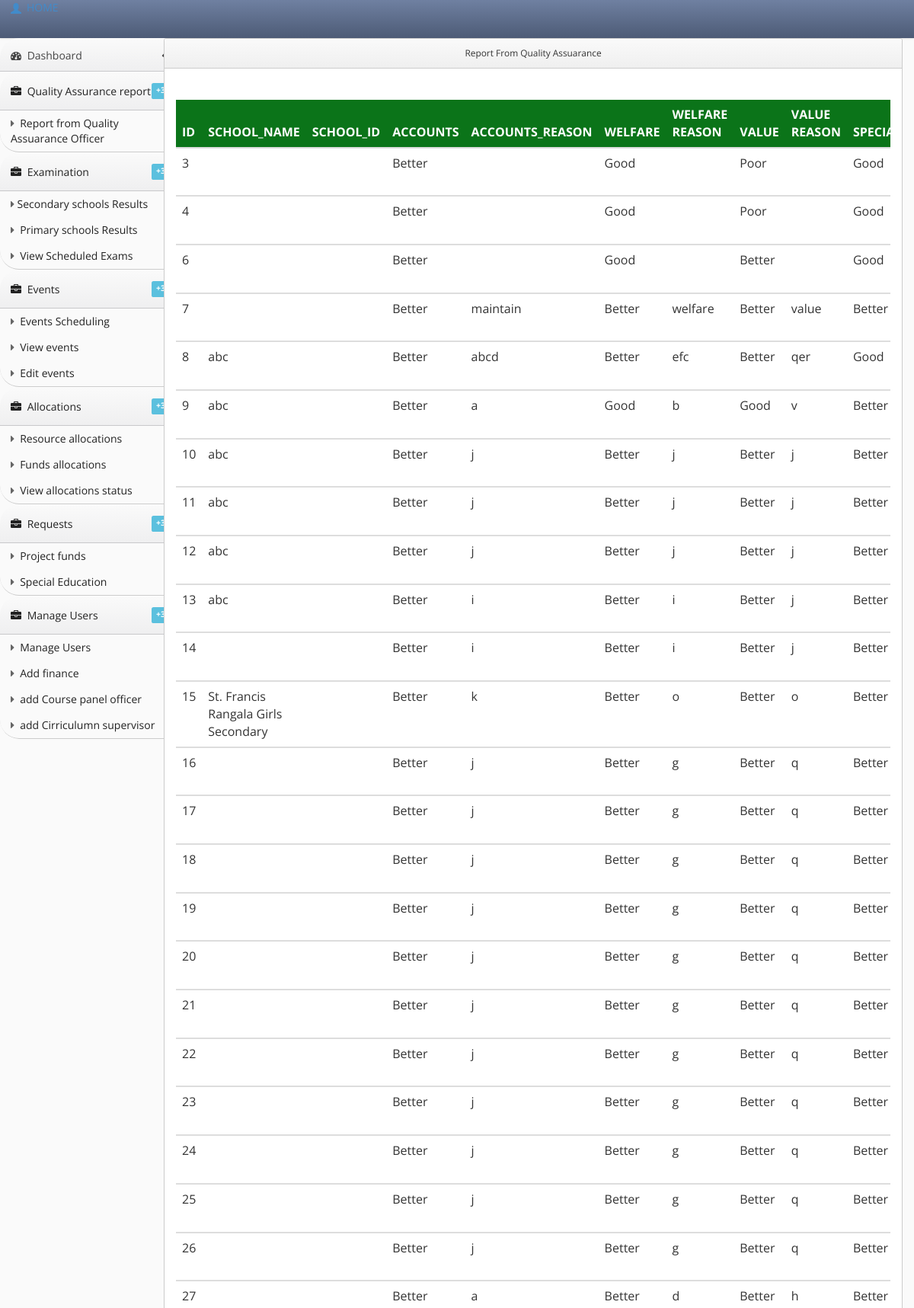
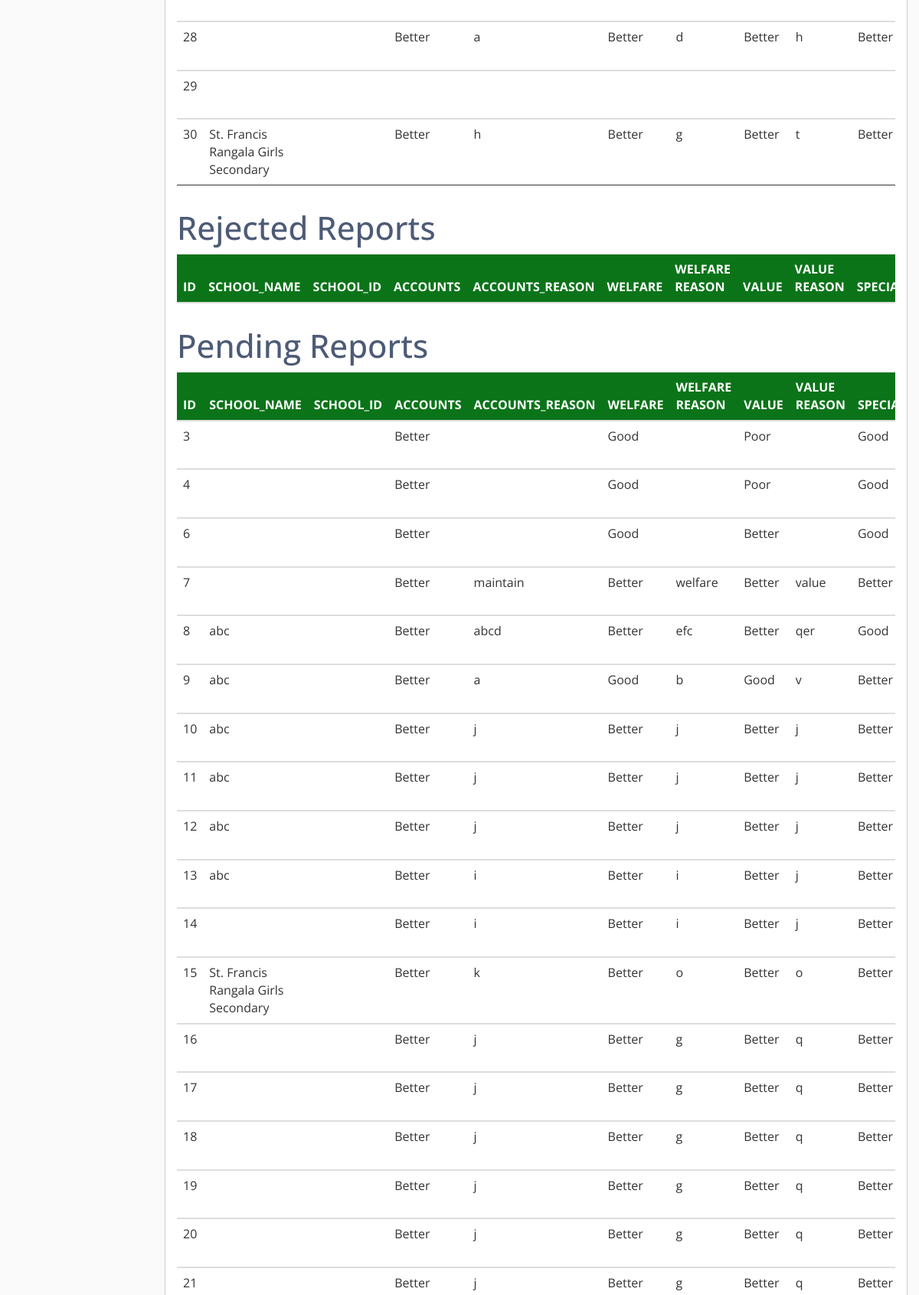
/Admin/staff.php (signed in, upper part), run on the app's committed database (2 pictures, top to bottom).
### tables this page shows
CREATE TABLE `quality` (
  `id` int(11) NOT NULL,
  `school_name` varchar(50) NOT NULL DEFAULT 'abc',
  `accounts` varchar(6) NOT NULL,
  `Accounts_reason` varchar(50) NOT NULL,
  `welfare` varchar(6) NOT NULL,
  `welfare_reason` varchar(50) NOT NULL,
  `value` varchar(6) NOT NULL,
  `value_reason` varchar(50) NOT NULL,
  `special` varchar(6) NOT NULL,
  `special_reason` varchar(50) NOT NULL,
  `adopted` varchar(6) NOT NULL,
  `adopted_reason` varchar(50) NOT NULL,
  `standards` varchar(6) NOT NULL,
  `standard_reason` varchar(50) NOT NULL,
  `professionality` varchar(6) NOT NULL,
  `professionality_reason` varchar(50) NOT NULL,
  `resources` varchar(6) NOT NULL,
  `resources_reason` varchar(50) NOT NULL,
  `management` varchar(6) NOT NULL,
  `management_reason` varchar(50) NOT NULL,
  `competence` varchar(6) NOT NULL,
  `competence_reason` varchar(50) NOT NULL,
  `training` varchar(6) NOT NULL,
  `training_reason` varchar(50) NOT NULL,
  `reg_date` date NOT NULL,
  `status` enum('pending','rejected','received') NOT NULL DEFAULT 'pending'
);

### Admin/staff.php (the view, shortened to what this page needs)
<?php
  include('sidenav.php');
  ?>
  <!DOCTYPE html>
  <html>
  <head>
    <link rel="stylesheet" type="text/css" href="css/css/bootstrap.min.css">
    <link rel="stylesheet" type="text/css" href="css/style.css">
  <link rel="stylesheet" type="text/css" href="lib/bootstrap/css/bootstrap.css">
  <link rel="stylesheet" href="lib/font-awesome/css/font-awesome.css">
  <link rel="stylesheet" type="text/css" href="stylesheets/theme.css">
  <link rel="stylesheet" type="text/css" href="stylesheets/premium.css">
  </head>
  <body class=" theme-blue">
  </head>
  <body>
  <div class="content-wrapper">
    <div class="container-fluid" style="float: center">
    <div class="row">
      <div class="col-sm-2"></div>
      <div class="col-sm-10">
      <div class="panel panel-success">
          <div class="panel-heading"><center>Report From Quality Assuarance</center></div>
             <div class="col-sm-6">
  </div>
          <div class="panel-body">
            <fieldset>
             <div class="table-responsive ps">
           <table id="quality" class="table table-responsive ps ">
                        <thead>
                          <tr><th>ID</th><th>SCHOOL_NAME</th><th>SCHOOL_ID</th><th>ACCOUNTS</th><th>ACCOUNTS_REASON</th><th>WELFARE</th><th>WELFARE REASON</th><th>VALUE</th><th>VALUE REASON</th><th>SPECIAL</th></tr>
                        </thead>
                        <?php
                    $result=$mysqli->query("select * from quality" )or die($mysqli->error);
                    while($row=$result->fetch_assoc())
                    {
                      echo
                      "
                      <tbody>
                      <td>".$row['id']."</td>
                      <td>".$row['school_name']."</td>
                      <td>".$row['school_id']."</td>
                      <td>".$row['accounts']."</td>
                      <td>".$row['Accounts_reason']."</td>
                      <td>".$row['welfare']."</td>
                      <td>".$row['welfare_reason']."</td>
                      <td>".$row['value']."</td>
                      <td>".$row['value_reason']."</td>
                      <td>".$row['special']."</td>
                      <td>".$row['special_reason']."</td>
                      <td>".$row['adopted']."</td>
                      <td>".$row['adopted_reason']."</td>
                      <td>".$row['standards']."</td>
                      <td>".$row['standard_reason']."</td>
                      <td>".$row['professionality']."</td>
                      <td>".$row['professionality_reason']."</td>
                      <td>".$row['resources']."</td>
                      <td>".$row['resources_reason']."</td>
                      <td>".$row['management']."</td>
                      <td>".$row['management_reason']."</td>
                      <td>".$row['competence']."</td>
                      <td>".$row['competence_reason']."</td>
                      <td>".$row['training']."</td>
                      <td>".$row['training_reason']."</td>
                      <td>".$row['reg_date']."</td>
                        <td>".$row['status']."</td>
                 <td class='btn btn-info'><a href='staff.php?asid=$row[id]' >Receive<a> </td>
                     </tbody>
                      "
                    ;}
              ?>
  </table>
 <div class="table-responsive ps">
     <h1>Rejected Reports</h1>
           <table id="quality" class="table table-responsive ps ">
                        <thead>
                          <tr><th>ID</th><th>SCHOOL_NAME</th><th>SCHOOL_ID</th><th>ACCOUNTS</th><th>ACCOUNTS_REASON</th><th>WELFARE</th><th>WELFARE REASON</th><th>VALUE</th><th>VALUE REASON</th><th>SPECIAL</th></tr>
                        </thead>
  </table>
 <div class="table-responsive ps">
     <h1>Pending Reports</h1>
           <table id="quality" class="table table-responsive ps ">
                        <thead>
                          <tr><th>ID</th><th>SCHOOL_NAME</th><th>SCHOOL_ID</th><th>ACCOUNTS</th><th>ACCOUNTS_REASON</th><th>WELFARE</th><th>WELFARE REASON</th><th>VALUE</th><th>VALUE REASON</th><th>SPECIAL</th></tr>
                        </thead>
                        <?php
                    $result=$mysqli->query("select * from quality")or die($mysqli->error);
                    while($row=$result->fetch_assoc())
                    {
                      echo
                      "
                      <tbody>
                      <td>".$row['id']."</td>
                      <td>".$row['school_name']."</td>
                      <td>".$row['school_id']."</td>
                      <td>".$row['accounts']."</td>
                      <td>".$row['Accounts_reason']."</td>
                      <td>".$row['welfare']."</td>
                      <td>".$row['welfare_reason']."</td>
                      <td>".$row['value']."</td>
                      <td>".$row['value_reason']."</td>
                      <td>".$row['special']."</td>
                      <td>".$row['special_reason']."</td>
                      <td>".$row['adopted']."</td>
                      <td>".$row['adopted_reason']."</td>
                      <td>".$row['standards']."</td>
                      <td>".$row['standard_reason']."</td>
                      <td>".$row['professionality']."</td>
                      <td>".$row['professionality_reason']."</td>
                      <td>".$row['resources']."</td>
                      <td>".$row['resources_reason']."</td>
                      <td>".$row['management']."</td>
                      <td>".$row['management_reason']."</td>
                      <td>".$row['competence']."</td>
                      <td>".$row['competence_reason']."</td>
                      <td>".$row['training']."</td>
                      <td>".$row['training_reason']."</td>
                      <td>".$row['reg_date']."</td>
                        <td>".$row['status']."</td>
                 <td class='btn btn-info'><a href='staff.php?asid=$row[id]' >Receive<a> </td>
                     </tbody>
                      "
                    ;}
              ?>
  </table>
      </div>
    </div>
  </div>
  </div>
  </body>
  </html>

### Admin/stylesheets/theme.css (style rules this page uses)
body { background: #fafafa; background-position: initial initial; background-repeat: initial initial; margin: 0px; padding: 0px; }
body, h1, h2, h3, h4, h5, h6, p, a, .h1, .h2, .h3, .h4, .h5, .h6 { font-family: 'Open Sans', helvetica, arial, sans-serif; }
h1 { color: #4d5b76; font-size: 3em; }
.panel { border: 1px solid #ccc; background: white; border-radius: 3px; }
.panel .panel-heading { border-bottom: 1px solid #ccc; border-left: none; color: #333; display: block; margin-bottom: 0px; text-shadow: none; text-transform: none; font-size: .85em; line-height: 1.5em; background: #efefef; background: -webkit-gradient(linear, left bottom, left top, color-stop(0, #efefef), color-stop(1, #fafafa)); background: -ms-linear-gradient(bottom, #efefef, #fafafa); background: -moz-linear-gradient(center bottom, #efefef 0%, #fafafa 100%); background: -o-linear-gradient(bottom, #efefef, #fafafa); filter: progid:dximagetransform.microsoft.gradient(startColorStr='#e3e3e3', EndColorStr='#ffffff'); -ms-filter: "progid:DXImageTransform.Microsoft.gradient(startColorStr='#fafafa',EndColorStr='#efefef')"; box-shadow: inset 0px 1px 1px white; }
.panel-body { min-height: .25em; }
.panel-body h1, .panel-body h2, .panel-body h3, .panel-body h4, .panel-body h5, .panel-body h6, .panel-body table { margin-top: 12px; }

### Admin/css/style.css (style rules this page uses)
table { width: 100%; }
th { height: 50%; padding: 8px; background-color: rgb(11, 116, 25); color: white; border-bottom: 1px solid #ddd; }
td { height: 50px; vertical-align: bottom; padding: 15px; border-bottom: 1px solid; }
fieldset { border-radius: 25px; }

### data on the page
quality: id "3", accounts "Better", welfare "Good", value "Poor", special "Good"
quality: id "4", accounts "Better", welfare "Good", value "Poor", special "Good"
quality: id "6", accounts "Better", welfare "Good", value "Better", special "Good"
quality: id "7", accounts "Better", Accounts_reason "maintain", welfare "Better", welfare_reason "welfare", value "Better", value_reason "value", special "Better"
quality: id "8", school_name "abc", accounts "Better", Accounts_reason "abcd", welfare "Better", welfare_reason "efc", value "Better", value_reason "qer", special "Good"
quality: id "9", school_name "abc", accounts "Better", Accounts_reason "a", welfare "Good", welfare_reason "b", value "Good", value_reason "v", special "Better"
quality: id "10", school_name "abc", accounts "Better", Accounts_reason "j", welfare "Better", welfare_reason "j", value "Better", value_reason "j", special "Better"
quality: id "11", school_name "abc", accounts "Better", Accounts_reason "j", welfare "Better", welfare_reason "j", value "Better", value_reason "j", special "Better"
quality: id "12", school_name "abc", accounts "Better", Accounts_reason "j", welfare "Better", welfare_reason "j", value "Better", value_reason "j", special "Better"
quality: id "13", school_name "abc", accounts "Better", Accounts_reason "i", welfare "Better", welfare_reason "i", value "Better", value_reason "j", special "Better"
quality: id "14", accounts "Better", Accounts_reason "i", welfare "Better", welfare_reason "i", value "Better", value_reason "j", special "Better"
quality: id "15", school_name "St. Francis Rangala Girls Secondary", accounts "Better", Accounts_reason "k", welfare "Better", welfare_reason "o", value "Better", value_reason "o", special "Better"
quality: id "16", accounts "Better", Accounts_reason "j", welfare "Better", welfare_reason "g", value "Better", value_reason "q", special "Better"
quality: id "17", accounts "Better", Accounts_reason "j", welfare "Better", welfare_reason "g", value "Better", value_reason "q", special "Better"
quality: id "18", accounts "Better", Accounts_reason "j", welfare "Better", welfare_reason "g", value "Better", value_reason "q", special "Better"
quality: id "19", accounts "Better", Accounts_reason "j", welfare "Better", welfare_reason "g", value "Better", value_reason "q", special "Better"
quality: id "20", accounts "Better", Accounts_reason "j", welfare "Better", welfare_reason "g", value "Better", value_reason "q", special "Better"
quality: id "21", accounts "Better", Accounts_reason "j", welfare "Better", welfare_reason "g", value "Better", value_reason "q", special "Better"
quality: id "22", accounts "Better", Accounts_reason "j", welfare "Better", welfare_reason "g", value "Better", value_reason "q", special "Better"
quality: id "23", accounts "Better", Accounts_reason "j", welfare "Better", welfare_reason "g", value "Better", value_reason "q", special "Better"
quality: id "24", accounts "Better", Accounts_reason "j", welfare "Better", welfare_reason "g", value "Better", value_reason "q", special "Better"
quality: id "25", accounts "Better", Accounts_reason "j", welfare "Better", welfare_reason "g", value "Better", value_reason "q", special "Better"
quality: id "26", accounts "Better", Accounts_reason "j", welfare "Better", welfare_reason "g", value "Better", value_reason "q", special "Better"
quality: id "27", accounts "Better", Accounts_reason "a", welfare "Better", welfare_reason "d", value "Better", value_reason "h", special "Better"
quality: id "28", accounts "Better", Accounts_reason "a", welfare "Better", welfare_reason "d", value "Better", value_reason "h", special "Better"
quality: id "29"
quality: id "30", school_name "St. Francis Rangala Girls Secondary", accounts "Better", Accounts_reason "h", welfare "Better", welfare_reason "g", value "Better", value_reason "t", special "Better"
